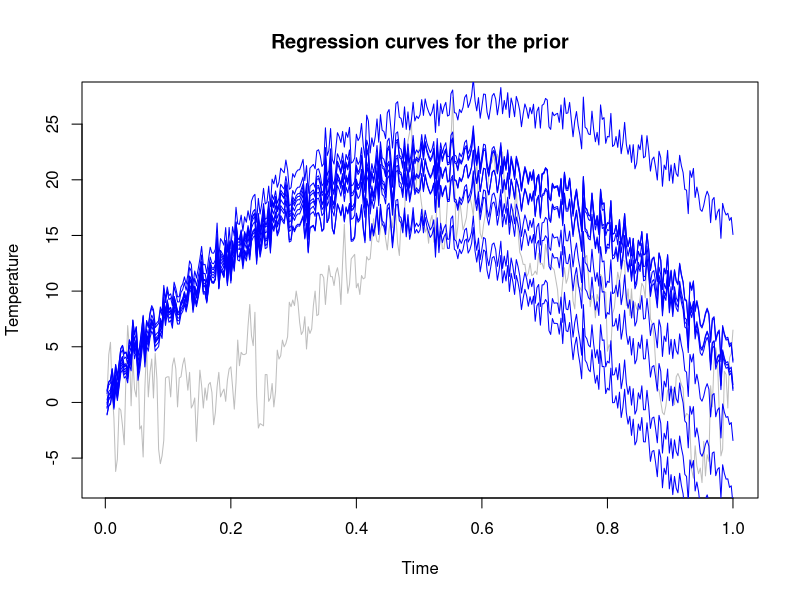
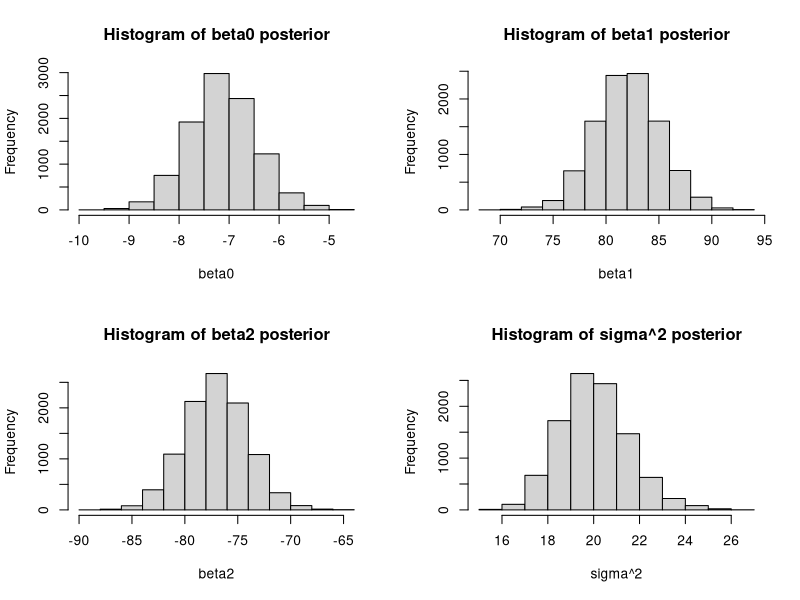
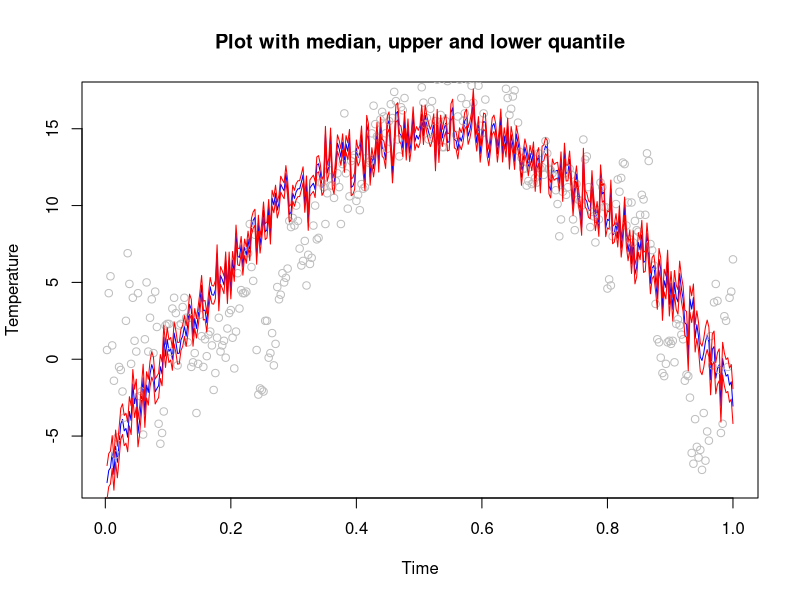
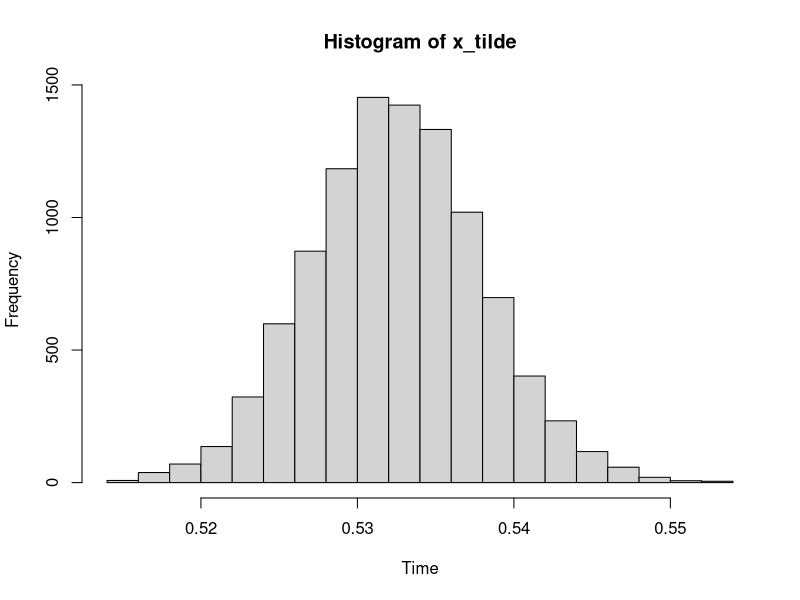

Generate these figures, in order, with R:
######################################################
##                  Task 1                          ##
######################################################
#A
#Mean temp for Jan 1st~ 1 degree. 21 Degrees for 31/06.
u0 <- c(1, 80, -80) 
#Prior confidence about the intercept is relatively high compared to the other.
omega0 <- diag(c(2,0.1,0.1),3)
#Scaling parameter when obtaining sigma^2 for beta.
sigma2o <- 1
#Degrees of freedom when sampling from the invCHISQ.
v0 <- 2
#install.packages("readxl")
df <- readxl::read_xlsx("Linkoping2022.xlsx", col_names = TRUE)
days <- c(1:365)
time <- days/365 #x
df_with_time <- data.frame(df, time) #temp = y, time = x

#Function to calculate time.
calc_temp <- function(x,beta, epsilon)
{
 return (x%*%beta + epsilon) 
}

#Create the matrix for x where x^1 = time
x = matrix( data = c(df_with_time$time^0, df_with_time$time^1, df_with_time$time^2),
            nrow = 365, ncol =3, byrow = FALSE)
colnames(x) <- c('x0', 'x1', 'x2')

#Generate epsilon
epsilon <- rnorm(n = 365, mean = 0, sd = 1)

#Function to generate sigma2 ~ scaled-inv-X^2 (v0,sigma2o)
#if X ~ inv-X^2(v) then 1/X ~ X^2(v).
#if X ~ inv-X^2(v) then X*(V*S) X ~ scaled-inv-X^2(v,sigma2o)
draw_sigma2 <- function(v, s)
{
  X <- 1 / rchisq(1,v)
  return (X * (v*s))
}

plot(x = df_with_time$time, y = df_with_time$temp, 
     col = "grey", type = 'l', main = "Regression curves for the prior",
     xlab = "Time", ylab = "Temperature")



#install.packages("mvtnorm")
for (i in 1:10)
{  
#Sample a sigma2 ~scaled-inv-X^2(v0, sigma2o)
sigma <- draw_sigma2(v0, sigma2o)
#Sample beta ~ N(u0, sigma2*omega0)
beta <- MASS::mvrnorm(n = 1, mu = u0, sigma*solve(omega0))
yyy <- calc_temp(x, beta, epsilon)
lines(x = df_with_time$time, y = yyy, col = "blue")
}

#########################################################################
#B
#Update the parameters to get a posterior as in lecture 5
beta_hat <- solve(t(x)%*%x)%*%t(x)%*%df_with_time$temp
u_n <- solve(t(x)%*%x + omega0)%*%(t(x)%*%x%*%beta_hat + omega0%*%u0)
omega_n <- t(x)%*%x + omega0
v_n <- v0 + length(df_with_time$time)
sigma2_n <- (sigma2o*v0 + ((t(df_with_time$temp)%*%df_with_time$temp + t(u0)%*%omega0%*%u0 - t(u_n)%*%omega_n%*%u_n))/v_n)

#Sample as many sigmas as there is in ndraws.
sample_sigma2s <- function(v, s, ndraws)
{
  temp <- vector(mode = "integer", length = ndraws)
  for (i in 1:ndraws)
  {
    temp[i]<- draw_sigma2(v,s)
  }
  return (temp)
}

#Sample as many betas as there are elements in the sigma vector
sample_betas <- function(u, sigmas, omega)
{
  temp <- matrix(nrow = length(sigmas), ncol = 3)
  for (i in 1:length(sigmas))
  {
    temp[i,] <- MASS::mvrnorm(n= 1, u, (sigmas[i]*solve(omega_n)))
  }
  return (temp)
}



nDraws <- 10^4 #10 000 samples for the poserior parameters.
sigma_posts <- sample_sigma2s(v_n, sigma2_n, nDraws)
beta_posts <- sample_betas(u_n, sigma_posts, omega_n)


par(mfrow=c(2,2)) # Create a 2x2 grid of plots to plot the histograms
hist(beta_posts[,1], main="Histogram of beta0 posterior", xlab="beta0")
hist(beta_posts[,2], main="Histogram of beta1 posterior", xlab="beta1")
hist(beta_posts[,3], main="Histogram of beta2 posterior", xlab="beta2")
hist(sigma_posts, main="Histogram of sigma^2 posterior", xlab="sigma^2")

#Create a big matrix for the posterior estimations.
Y_big <- matrix(nrow = nDraws, ncol = nrow(df_with_time))
for (i in 1:nrow(Y_big))
{
  Y_big[i,] <- calc_temp(x, beta_posts[i,], epsilon)
}

#Create vectors.
median <- vector(mode = "integer", length = nrow(df_with_time))
low_perc <- median
up_perc <- median

#Get median, Upper and Lower percentile
for (i in 1:nrow(df_with_time))
{
  median[i] <- median(Y_big[,i])
  low_perc[i] <- quantile(Y_big[,i], 0.05)
  up_perc[i] <- quantile(Y_big[,i], 0.95)
}
dev.off()
plot(x = df_with_time$time, y=median, type = 'l', col = "blue",
     ylab = "Temperature", xlab = "Time", main = "Plot with median, upper and lower quantile")
points(y = df_with_time$temp, x = df_with_time$time, col = "grey") 
lines(y = up_perc, x = df_with_time$time, col = "red") 
lines(y = low_perc, x = df_with_time$time, col = "red") 
####################################################################
#C
x_tilde <- -(beta_posts[,2]/beta_posts[,3])*0.5
hist(x_tilde, main="Histogram of x_tilde", xlab="Time")

#Examples of u_0, omega_0 for a greater poly.
#u_10  <- c(1, 80, -80, 0, 0, 0, 0, 0, 0, 0, 0)
#omega_0_10 <- (diag(c(4,1 ,1 , 0.1, 0.1, 0.1, 0.1, 0.1, 0.1, 0.1, 0.1),11)) 